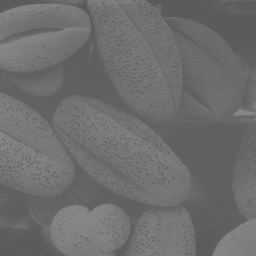
#> input picture dark_image.png, 256 x 256 px, shrunk from 564 x 563 before the run
$ jupyter execute --allow-errors image_processing.ipynb
#> lines starting #> are read from the running program, lines starting #| are printed output that depends on the picture
[cell 1]
import cv2
import matplotlib.pyplot as plt
from PIL import Image, ImageOps, ImageShow
import numpy as np

[cell 2]
import pathlib
current_dir = pathlib.Path.cwd()
image_file = pathlib.Path.joinpath(current_dir,"Lenna.png")

# [6 lines of commented-out code are left out]

def read_image_as_numpy_array(image_path) :
    with Image.open(image_path) as image:
        np_image = np.array(image)
        return np_image

def read_image_channel_as_numpy_array(image_path, channel=0, useGrayScale=False) :
    with Image.open(image_path) as image:
        print(f"gray?{useGrayScale}")
        channel_data = []
        if useGrayScale is True:
            gray_image = ImageOps.grayscale(image)
            channel_data = gray_image.getdata(0)
        else:
            channel_data = image.getdata(channel)
        #image.getchannel("R")
        np_image = np.array(channel_data)
        np_image.resize( (image.width, image.height) )
        return np_image

def show_histogram(input_array, plotColor = 'green' ,num_bins = 255, titlePlot = 'ColorMap', yLabel = 'Freq', xLabel='Intensity') :

     input_array = input_array.reshape( (-1,1))
     n, bins, patches = plt.hist(input_array, num_bins, cumulative=False,
                              density = 2,
                              color = plotColor,
                              alpha = 0.7)
     plt.xlabel(xLabel)
     plt.ylabel(yLabel)

     plt.title(titlePlot, fontweight ="bold")

[cell 3]
# show different channels
plt.figure( figsize=(30,20))
useGrayScale = False

#> (the rest of this cell did not finish here and is left out)

[cell 4]
plt.figure(figsize=(15,5))


#> (the rest of this cell did not finish here and is left out)

[cell 5]
#show_histogram(blue)
print("Channel Histograms: ")
plt.figure(figsize=(20,20))
#> (the rest of this cell did not finish here and is left out)

[cell 6]
#draw_histogram_better(channels_data[2])

[cell 7]
def invert_image(image_2d_array):
    inverted_image = 255 - image_2d_array
    return inverted_image

#> (the rest of this cell did not finish here and is left out)

[cell 8]
def lambda_test( lambda_to_execute ):
    hello = lambda : lambda_to_execute()
    hello()

x = lambda_test
lambda_test( lambda : print(10))

[cell 9]
def execute_custom_operation( input_lambda, subplot_row=1, subplot_column =3):
#> called with subplot_row = 1, subplot_column = 3
    plt.figure( figsize=(10,10) )

    for i in range(3):
        plt.subplot( subplot_row, subplot_column, i+1)
        input_lambda(i)

def figure_channel_wrapper(index, lambda_to_execute):
    plt.title(f"Channel: {index}")
    lambda_to_execute(index)
    plt.axis("off")

def plot_channel(index):
    figure_channel_wrapper( index, lambda x:
        plt.imshow(channels_data[x])
    )

def plot_inverted_channel(index):

    def invert_and_show(index):
        inverted_data = invert_image(channels_data[index])
        plt.imshow(inverted_data)

    figure_channel_wrapper( index, (lambda x:
            invert_and_show(x)
        )
    )

print("Inverted Channels: ")
#> (the rest of this cell did not finish here and is left out)

[cell 10]
import pathlib
current_dir = pathlib.Path.cwd()
image_file = pathlib.Path.joinpath(current_dir,"dark_image.png")

[cell 11]
from PIL import Image
import matplotlib.pyplot as plt
import numpy as np


plt.figure(figsize=(10,10))
image = Image.open(image_file).convert("L")
image_array = np.array(image)

#image_array = 255 - image_array

print(image_array.shape)
#| (256, 256)

plt.subplot(1,1,1)
plt.imshow(image_array,cmap='gray')

plt.axis("off")

[cell 12]
def manipulate(image_array, x_index, y_index, execute):
    a = image_array
    i,j = x_index, y_index

    input_array = [ a[i-1, j-1] , a[i, j-1] , a[i+1,j-1]
             , a[i-1, j] , a[i, j] , a[i+1,j]
            , a[i-1, j+1] , a[i, j+1] , a[i+1,j+1]
            ]

    return execute(input_array)

    # [7 lines of commented-out code are left out]

def max_pixel(image_array, x_index, y_index):
    maximizer = lambda arr :  np.median(arr)#np.amin(arr)
    return manipulate(image_array, x_index, y_index,maximizer)

def avg_pixel(image_array, x_index, y_index):
    averager = lambda arr : int(sum(arr)/len(arr))
    return manipulate(image_array, x_index, y_index,averager)

def laplacian(image_array, x_index, y_index):
    filter_array = [ 0 , -1 , 0,
                     -1, 5, -1,
                     0, -1, 0]

    def filter(arr):
        s = np.ceil(np.sum(np.array(arr)*np.array(filter_array))/9)
        #print(arr, filter_array, s)
        return s

    #filter = lambda arr :
    return manipulate(image_array, x_index, y_index,filter)

def filter_out(image_array, filter_operation):
    width,height = image_array.shape

    for i in range(1,width-1):
        for j in range(1,height-1):
            image_array[i,j] = filter_operation(image_array, i, j)

[cell 13]
plt.figure(figsize=(20,20))
copy_image = 255 - np.array(image_array)
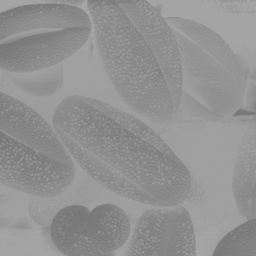
#> copy_image: shape (256, 256); min 119, max 166, mean 146
print(copy_image.shape)
#| (256, 256)

plt.subplot(1,3,1)
plt.imshow(copy_image,cmap='gray')
plt.axis("off")

filter_out(copy_image,avg_pixel)
#> the loop in filter_out, `for i in range(1,width-1):` made 254 passes

plt.subplot(1,3,2)
plt.imshow(copy_image,cmap='gray')
plt.axis("off")

copy_image = 255 - np.array(image_array)
filter_out(copy_image,max_pixel)

plt.subplot(1,3,3)
plt.imshow(copy_image,cmap='gray')
plt.axis("off")

#copy_image = 255 - np.array(image_array)
copy_image = np.copy(image_array)
filter_out(copy_image,laplacian)
#> after the loop in filter_out (call 3), `for i in range(1,width-1):`:
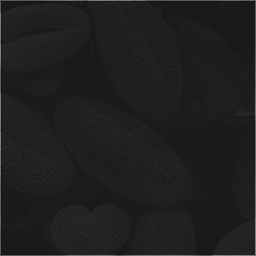
#> image_array: shape (256, 256); min 11, max 136, mean 31.3

#> (the rest of this cell did not finish here and is left out)
